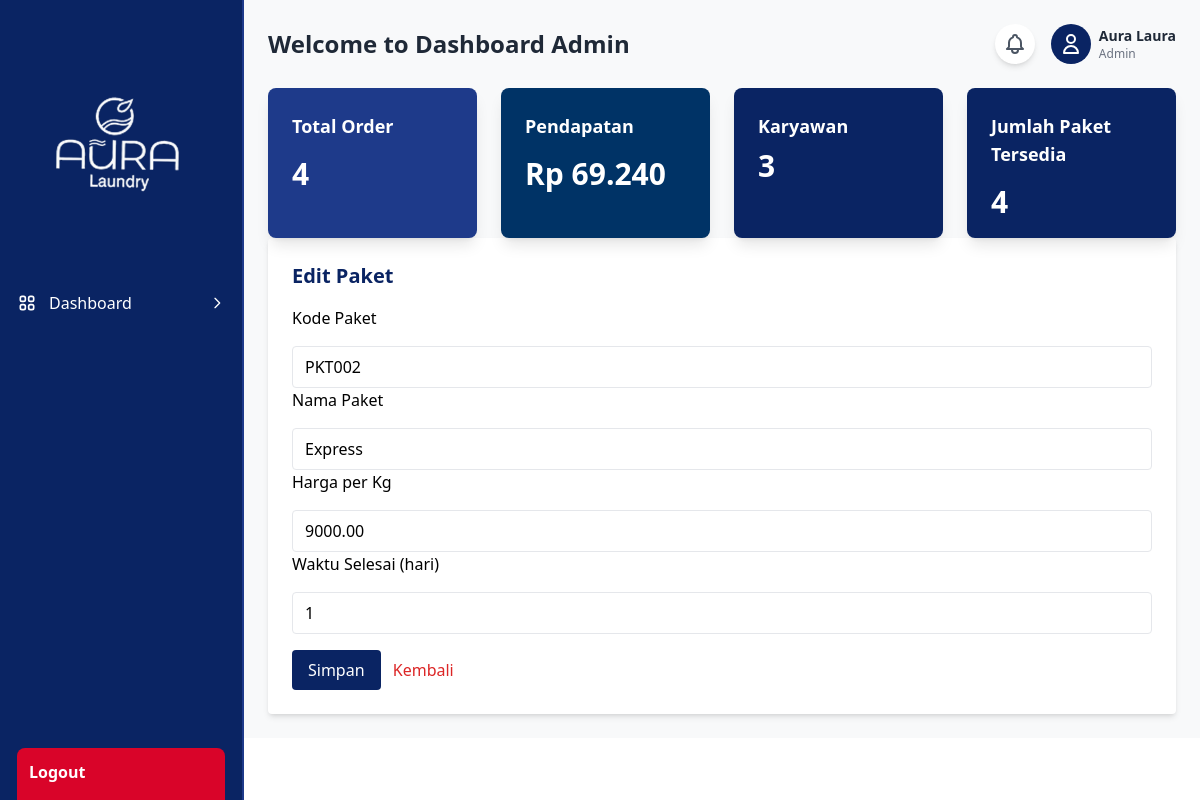
Screenshot of /admin/index.php?page=edit_paket&id=PKT002 (signed in) with the database file from the repository.
### tables this page shows
CREATE TABLE `tbl_paket` (
  `id_paket` int(11) NOT NULL,
  `kode_paket` varchar(50) NOT NULL,
  `nama_paket` varchar(100) NOT NULL,
  `harga_per_kilo` decimal(10,2) NOT NULL,
  `deskripsi` text DEFAULT NULL,
  `waktu_selesai` int(11) DEFAULT 1
);

### admin/content/kelola_transaksi/edit_paket.php (the view, shortened to what this page needs)
<?php
$id = $_GET['id'];
$ambil = mysqli_query($conn, "SELECT * FROM tbl_paket WHERE kode_paket='$id'");
$data = mysqli_fetch_assoc($ambil);
?>
<form method="post" class="space-y-4 bg-white p-6 rounded shadow-md">
    <h2 class="text-xl font-bold text-[#0a2463] mb-4">Edit Paket</h2>
    <label>Kode Paket</label>
    <input type="text" name="kode_paket" value="<?= $data['kode_paket'] ?>" required class="w-full border px-3 py-2 rounded">
    <label>Nama Paket</label>
    <input type="text" name="nama_paket" value="<?= $data['nama_paket'] ?>" required class="w-full border px-3 py-2 rounded">
    <label>Harga per Kg</label>
    <input type="number" name="harga_per_kilo" value="<?= $data['harga_per_kilo'] ?>" required class="w-full border px-3 py-2 rounded">
    <label>Waktu Selesai (hari)</label>
    <input type="number" name="waktu_selesai" value="<?= $data['waktu_selesai'] ?>" required class="w-full border px-3 py-2 rounded">
    <button type="submit" name="proses" class="bg-[#0a2463] text-white py-2 px-4 rounded hover:bg-[#0a2463]/90">
        Simpan
    </button>
    <a href="?page=kelola_paket" class="ml-2 text-red-600 hover:underline">Kembali</a>
</form>

### rows the page displays
tbl_paket: kode_paket "PKT002", nama_paket "Express", harga_per_kilo "9000.00", waktu_selesai "1"

### other values shown
$_SESSION['role'] "Admin"
$_SESSION['name'] "Aura Laura"
$row "4"
$total_pendapatan "69.240"
$row "3"
